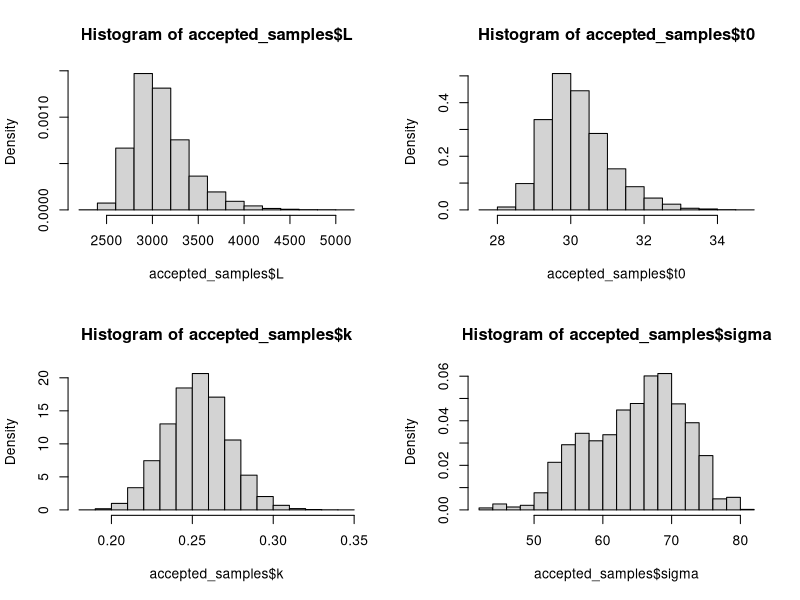
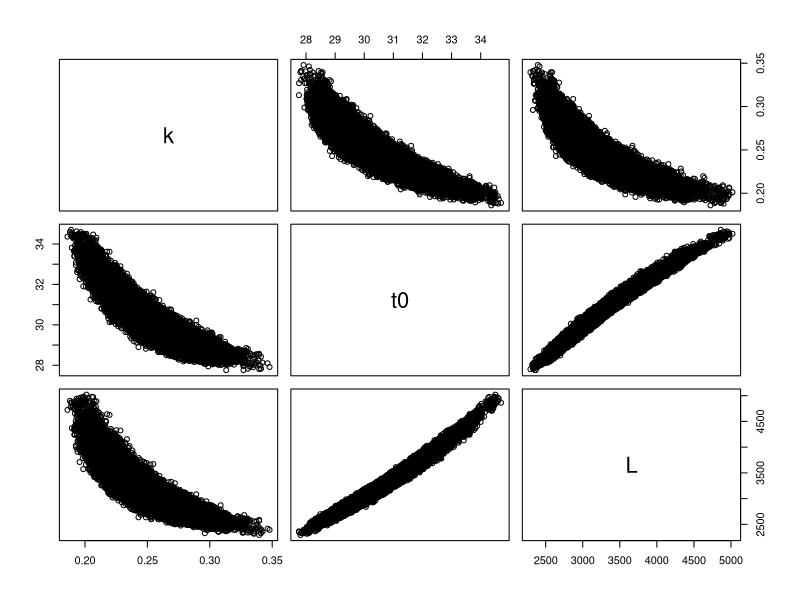
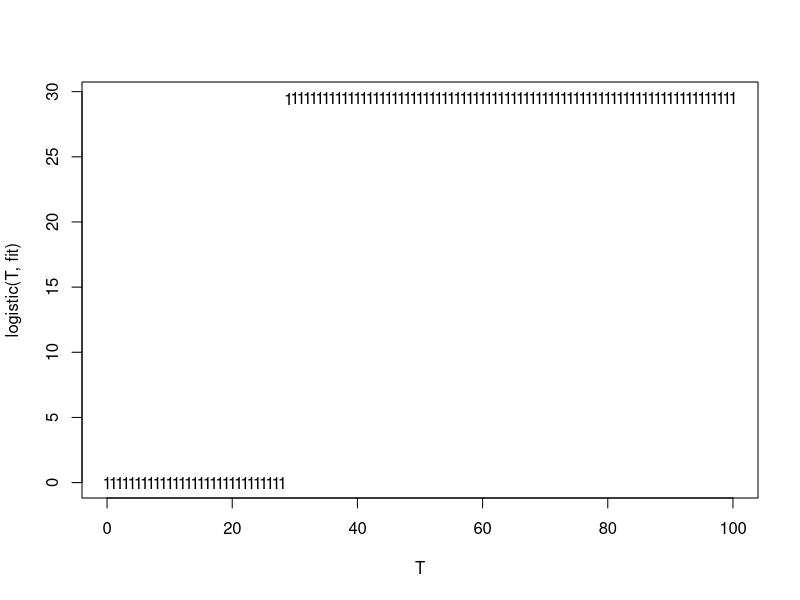
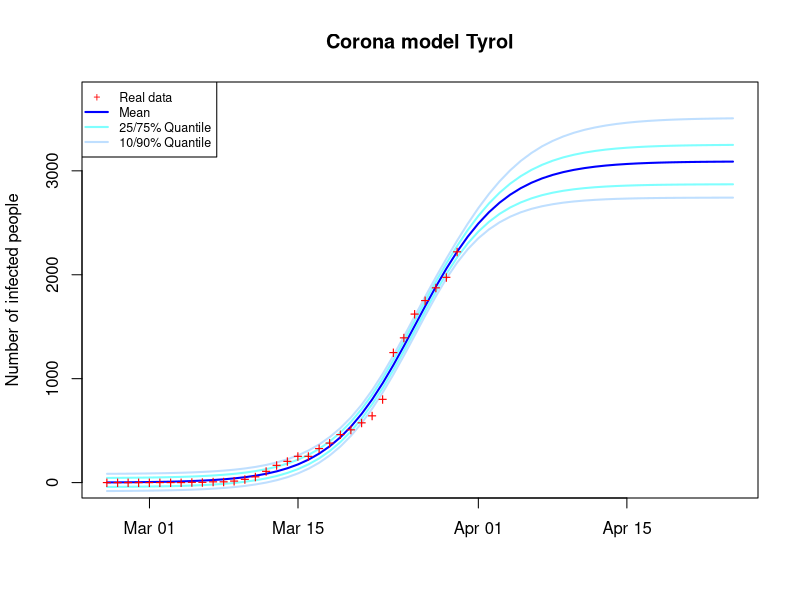

Recreate these plots in R, in order.
# -----------------------------------------
# Metropolis Hasting sampling for logistic regression

logistic = function(t, param){
  t0 = param[1]
  k = param[2]
  L = param[3]
  L/(1 + exp(-k*(t - t0)))
}

sample_logistic = function(t, param){
  t0 = param[1]
  k = param[2]
  L = param[3]
  sigma = param[4]
  return(L/(1 + exp(-k*(t-t0))) + rnorm(1, sd=sigma))
}

likelihood = function(param, data){
  sigma = param[4]
  
  T = 1:length(data)
  
  pred = logistic(T, param)
  sum(dnorm(data, mean = pred, sd=sigma, log = TRUE))
}

prior = function(param, maximum = 1e6){
  t0 = param[1]
  k = param[2]
  L = param[3]
  sigma = param[4]
  
  p_t0 = as.integer(t0 > 0)
  p_k = 1/k
  p_L = dunif(L, 0, max = maximum)
  p_sd = 1/sigma**2
  
  log(p_t0) + log(p_k) + log(p_L) + log(p_sd)
}

posterior = function(param, data, maximum_L=1e6){
  return(likelihood(param, data=data) + prior(param, maximum = maximum_L))
}

proposal = function(param, sd = c(2.0, 0.01, 1e3, 0.5)){
  rnorm(4, mean = param, sd = sd)
}

run_MCMC = function(param0, iterations, data, proposal_sd = c(2.0, 0.01, 1e3, 0.5), maximum_L=1e6){
  chain = array(dim = c(iterations+1, length(param0) + 2))
  chain[1, ] = c(param0, 0, 0)
  
  for (i in 1:iterations) {
    prop = proposal(chain[i, ], sd = proposal_sd)
    alpha = min(1,exp(posterior(prop, data=data, maximum_L=maximum_L) - posterior(chain[i, ], data=data, maximum_L=maximum_L)))
    
    if (runif(1) < alpha) {
      chain[i+1, ] = c(prop, 1, alpha)
    } else {
      chain[i+1, ] = c(chain[i, 1:length(param0)], 0, alpha)
    }
  }
  colnames(chain) = c("t0", "k", "L", "sigma", "Accepted", "Alpha")
  return(data.frame(chain))
}

plot_result = function(params, data, day=100){
  EVAL = data.frame(t(apply(params, 1, sample_logistic, t=1:day)))
  
  days = seq(as.Date("2020-02-26"), as.Date("2020-02-26") + (day - 1), by = "day")
  ymax = mean(EVAL[, day])*1.2
  
  plot(days, apply(EVAL, 2, mean), type = 'l', lwd=2, 
       col = rgb(red = 0, green = 0, blue = 1, alpha = 1.0), 
       ylim = c(0, ymax), 
       ylab = "Number of infected people", 
       xlab = " ",
       main = "Corona model Tyrol")
  
  points(days, apply(EVAL, 2, function(x) {quantile(x, probs = 0.75)}), type = 'l', lwd=2, col = rgb(red = 0, green = 1, blue = 1, alpha = 0.5))
  points(days, apply(EVAL, 2, function(x) {quantile(x, probs = 0.25)}), type = 'l', lwd=2, col = rgb(red = 0, green = 1, blue = 1, alpha = 0.5))

  points(days, apply(EVAL, 2, function(x) {quantile(x, probs = 0.9)}), type = 'l', lwd=2, col = rgb(red = 0, green = 0.5, blue = 1, alpha = 0.25))
  points(days, apply(EVAL, 2, function(x) {quantile(x, probs = 0.1)}), type = 'l', lwd=2, col = rgb(red = 0, green = 0.5, blue = 1, alpha = 0.25))

  points(days[1:length(data)], data, col = ifelse(weekdays(days[1:length(data)]) == "Sonntag", "green", "red"), lwd = 2, pch="+")
  
  legend("topleft", 
         legend=c("Real data", "Mean", "25/75% Quantile", "10/90% Quantile"), 
         col=c("red", "blue", rgb(red = 0, green = 1, blue = 1, alpha = 0.5), rgb(red = 0, green = 0.5, blue = 1, alpha = 0.25)),
         lty = c(0, 1, 1, 1), lwd = c(2, 2, 2, 2), pch = c("+"," ", " ", " "),
         cex = 0.75)
}

evaluate_model = function(EVAL, func, day = 40){
  ret = data.frame(apply(EVAL, 2, func), row.names = c("10%", "Mean", "Median", "90%"))
  colnames(ret) = seq(as.Date("2020-02-26"), as.Date("2020-02-26") + (day - 1), by = "day")
  ret
}

values_function = function(x){
  c(quantile(x, probs = 0.1), mean(x), median(x), quantile(x, probs = 0.9))
}


# ------------------------------------------------- 
# Real data & logistic model
y_tirol = c(2,2,2,2,2,2,2,2,3,4,7,8,16,32,57,109,167,206,254,254,328,382,464,508,575,644,803,1253,1393,1623,1752,1874,1975,2222)
y_aut = c(2,2,4,5,10,10,18,29,41,55,79,99,131,182,246,361,504,655,860,1016,1332,1646,2013,2388,2814,3244,3924,4876,5560,6398,7399,8122,8672,9541)
df = data.frame("x" = 1:length(y_tirol), "y_tirol" = y_tirol, "y_aut"=y_aut)

y = df$y_tirol
#y = y[1:(length(y)-10)]
maximum_real = 751140 # 8822000

param0 = c(60, 0.5, 1e4, 13.0)
prop_sd = c(0.1, 0.01, 100, 0.1)
niter = 1e6

samples = run_MCMC(param0=param0, iterations=niter, data=y, proposal_sd=prop_sd, maximum_L = maximum_real)
summary(samples)

# Results of the simulations
accepted_samples = samples[samples$Accepted==1, ]
burn_in = as.integer(0.5*nrow(accepted_samples))
accepted_samples = accepted_samples[burn_in:nrow(accepted_samples),]

summary(accepted_samples)

par(mfrow=c(2,2))
hist(accepted_samples$L, freq=FALSE)
hist(accepted_samples$t0, freq=FALSE)
hist(accepted_samples$k, freq=FALSE)
hist(accepted_samples$sigma, freq=FALSE)
par(mfrow=c(1,1))

plot(accepted_samples[, c("k", "t0", "L")])

day = 60


fit = apply(accepted_samples[1:4], 2, function(x){
  q = quantile(x, probs = c(0.025, 0.1, 0.25, 0.75, 0.9, 0.975))
  return(c("2.5%" = q[1], "10%" = q[2], "25%" = q[3], "Mean" = mean(x), "Median" = median(x), "75%" = q[4], "90%" = q[5], "97.5%"=q[6]))
})

fit
T = seq(0, 100)
matplot(T, logistic(T, fit))



plot_result(accepted_samples, data = y, day = day)

EVAL = data.frame(t(apply(accepted_samples, 1, sample_logistic, t=1:day)))
pred = evaluate_model(EVAL, values_function, day = day)
pred

# Calculating effective samplesize
nrow(accepted_samples)/sum(acf(accepted_samples$t0, plot=F, lag.max = 100)$acf)

